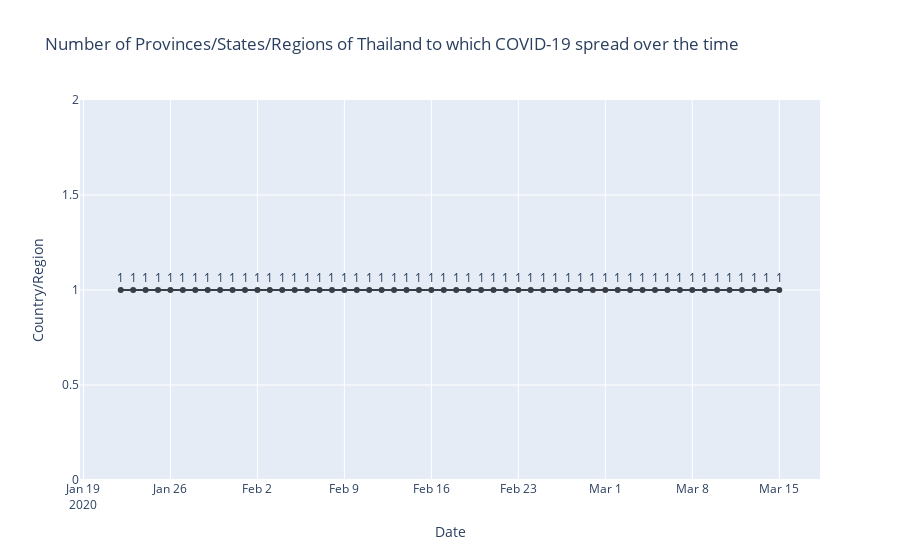
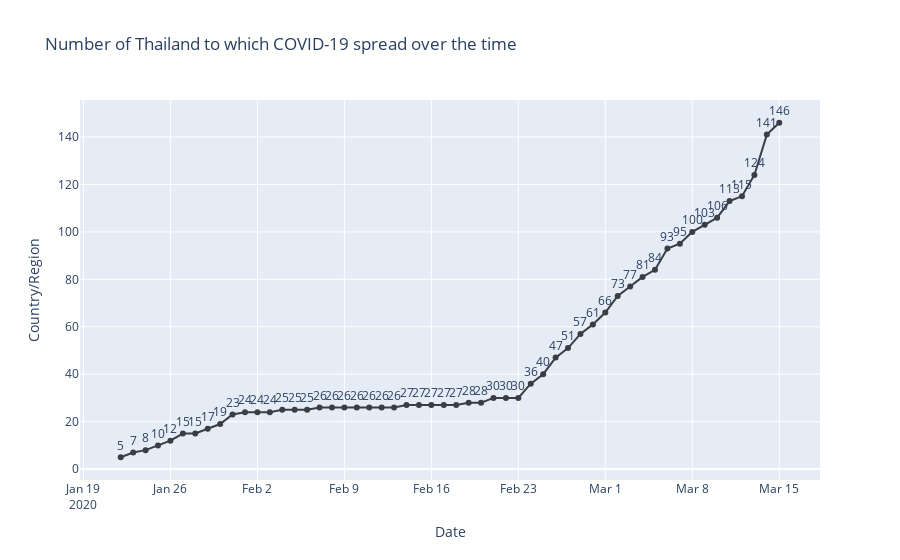

The cell these charts' notebook holds for them, in order:
### Code cell
c_spread = thailand[thailand['Confirmed']!=0].groupby('Date')['Country/Region'].unique().apply(len)
c_spread = pd.DataFrame(c_spread).reset_index()

fig = px.line(c_spread, x='Date', y='Country/Region', text='Country/Region',
              title='Number of Provinces/States/Regions of Thailand to which COVID-19 spread over the time',
             color_discrete_sequence=[cnf,dth, rec])
fig.update_traces(textposition='top center')
fig.show()

# ------------------------------------------------------------------------------------------

spread = full_table[full_table['Confirmed']!=0].groupby('Date')['Country/Region'].unique().apply(len)
spread = pd.DataFrame(spread).reset_index()
spread.head()

fig = px.line(spread, x='Date', y='Country/Region', text='Country/Region',
              title='Number of Thailand to which COVID-19 spread over the time',
             color_discrete_sequence=[cnf,dth, rec])
fig.update_traces(textposition='top center')
fig.show()
spread.to_csv('out.csv')

### Figure 1 — Plotly figure (JSON) as saved in the notebook; plotly's stock layout.template omitted (floating-point values rounded to 4 significant figures)
{"data": [{"hoverlabel": {"namelength": 0}, "hovertemplate": "Date=%{x}<br>Country/Region=%{text}", "legendgroup": "", "line": {"color": "#393e46", "dash": "solid"}, "mode": "lines+markers+text", "name": "", "showlegend": false, "text": [1, 1, 1, 1, 1, 1, 1, 1, 1, 1, 1, 1, 1, 1, 1, 1, 1, 1, 1, 1, 1, 1, 1, 1, 1, 1, 1, 1, 1, 1, 1, 1, 1, 1, 1, 1, 1, 1, 1, 1, 1, 1, 1, 1, 1, 1, 1, 1, 1, 1, 1, 1, 1, 1], "textposition": "top center", "type": "scatter", "x": ["2020-01-22T00:00:00", "2020-01-23T00:00:00", "2020-01-24T00:00:00", "2020-01-25T00:00:00", "2020-01-26T00:00:00", "2020-01-27T00:00:00", "2020-01-28T00:00:00", "2020-01-29T00:00:00", "2020-01-30T00:00:00", "2020-01-31T00:00:00", "2020-02-01T00:00:00", "2020-02-02T00:00:00", "2020-02-03T00:00:00", "2020-02-04T00:00:00", "2020-02-05T00:00:00", "2020-02-06T00:00:00", "2020-02-07T00:00:00", "2020-02-08T00:00:00", "2020-02-09T00:00:00", "2020-02-10T00:00:00", "2020-02-11T00:00:00", "2020-02-12T00:00:00", "2020-02-13T00:00:00", "2020-02-14T00:00:00", "2020-02-15T00:00:00", "2020-02-16T00:00:00", "2020-02-17T00:00:00", "2020-02-18T00:00:00", "2020-02-19T00:00:00", "2020-02-20T00:00:00", "2020-02-21T00:00:00", "2020-02-22T00:00:00", "2020-02-23T00:00:00", "2020-02-24T00:00:00", "2020-02-25T00:00:00", "2020-02-26T00:00:00", "2020-02-27T00:00:00", "2020-02-28T00:00:00", "2020-02-29T00:00:00", "2020-03-01T00:00:00", "2020-03-02T00:00:00", "2020-03-03T00:00:00", "2020-03-04T00:00:00", "2020-03-05T00:00:00", "2020-03-06T00:00:00", "2020-03-07T00:00:00", "2020-03-08T00:00:00", "2020-03-09T00:00:00", "2020-03-10T00:00:00", "2020-03-11T00:00:00", "2020-03-12T00:00:00", "2020-03-13T00:00:00", "2020-03-14T00:00:00", "2020-03-15T00:00:00"], "xaxis": "x", "y": [1, 1, 1, 1, 1, 1, 1, 1, 1, 1, 1, 1, 1, 1, 1, 1, 1, 1, 1, 1, 1, 1, 1, 1, 1, 1, 1, 1, 1, 1, 1, 1, 1, 1, 1, 1, 1, 1, 1, 1, 1, 1, 1, 1, 1, 1, 1, 1, 1, 1, 1, 1, 1, 1], "yaxis": "y"}], "layout": {"legend": {"tracegroupgap": 0}, "title": {"text": "Number of Provinces/States/Regions of Thailand to which COVID-19 spread over the time"}, "xaxis": {"anchor": "y", "domain": [0, 1], "title": {"text": "Date"}}, "yaxis": {"anchor": "x", "domain": [0, 1], "title": {"text": "Country/Region"}}}}

### Figure 2 — Plotly figure (JSON) as saved in the notebook; plotly's stock layout.template omitted (floating-point values rounded to 4 significant figures)
{"data": [{"hoverlabel": {"namelength": 0}, "hovertemplate": "Date=%{x}<br>Country/Region=%{text}", "legendgroup": "", "line": {"color": "#393e46", "dash": "solid"}, "mode": "lines+markers+text", "name": "", "showlegend": false, "text": [5, 7, 8, 10, 12, 15, 15, 17, 19, 23, 24, 24, 24, 25, 25, 25, 26, 26, 26, 26, 26, 26, 26, 27, 27, 27, 27, 27, 28, 28, 30, 30, 30, 36, 40, 47, 51, 57, 61, 66, 73, 77, 81, 84, 93, 95, 100, 103, 106, 113, 115, 124, 141, 146], "textposition": "top center", "type": "scatter", "x": ["2020-01-22T00:00:00", "2020-01-23T00:00:00", "2020-01-24T00:00:00", "2020-01-25T00:00:00", "2020-01-26T00:00:00", "2020-01-27T00:00:00", "2020-01-28T00:00:00", "2020-01-29T00:00:00", "2020-01-30T00:00:00", "2020-01-31T00:00:00", "2020-02-01T00:00:00", "2020-02-02T00:00:00", "2020-02-03T00:00:00", "2020-02-04T00:00:00", "2020-02-05T00:00:00", "2020-02-06T00:00:00", "2020-02-07T00:00:00", "2020-02-08T00:00:00", "2020-02-09T00:00:00", "2020-02-10T00:00:00", "2020-02-11T00:00:00", "2020-02-12T00:00:00", "2020-02-13T00:00:00", "2020-02-14T00:00:00", "2020-02-15T00:00:00", "2020-02-16T00:00:00", "2020-02-17T00:00:00", "2020-02-18T00:00:00", "2020-02-19T00:00:00", "2020-02-20T00:00:00", "2020-02-21T00:00:00", "2020-02-22T00:00:00", "2020-02-23T00:00:00", "2020-02-24T00:00:00", "2020-02-25T00:00:00", "2020-02-26T00:00:00", "2020-02-27T00:00:00", "2020-02-28T00:00:00", "2020-02-29T00:00:00", "2020-03-01T00:00:00", "2020-03-02T00:00:00", "2020-03-03T00:00:00", "2020-03-04T00:00:00", "2020-03-05T00:00:00", "2020-03-06T00:00:00", "2020-03-07T00:00:00", "2020-03-08T00:00:00", "2020-03-09T00:00:00", "2020-03-10T00:00:00", "2020-03-11T00:00:00", "2020-03-12T00:00:00", "2020-03-13T00:00:00", "2020-03-14T00:00:00", "2020-03-15T00:00:00"], "xaxis": "x", "y": [5, 7, 8, 10, 12, 15, 15, 17, 19, 23, 24, 24, 24, 25, 25, 25, 26, 26, 26, 26, 26, 26, 26, 27, 27, 27, 27, 27, 28, 28, 30, 30, 30, 36, 40, 47, 51, 57, 61, 66, 73, 77, 81, 84, 93, 95, 100, 103, 106, 113, 115, 124, 141, 146], "yaxis": "y"}], "layout": {"legend": {"tracegroupgap": 0}, "title": {"text": "Number of Thailand to which COVID-19 spread over the time"}, "xaxis": {"anchor": "y", "domain": [0, 1], "title": {"text": "Date"}}, "yaxis": {"anchor": "x", "domain": [0, 1], "title": {"text": "Country/Region"}}}}
